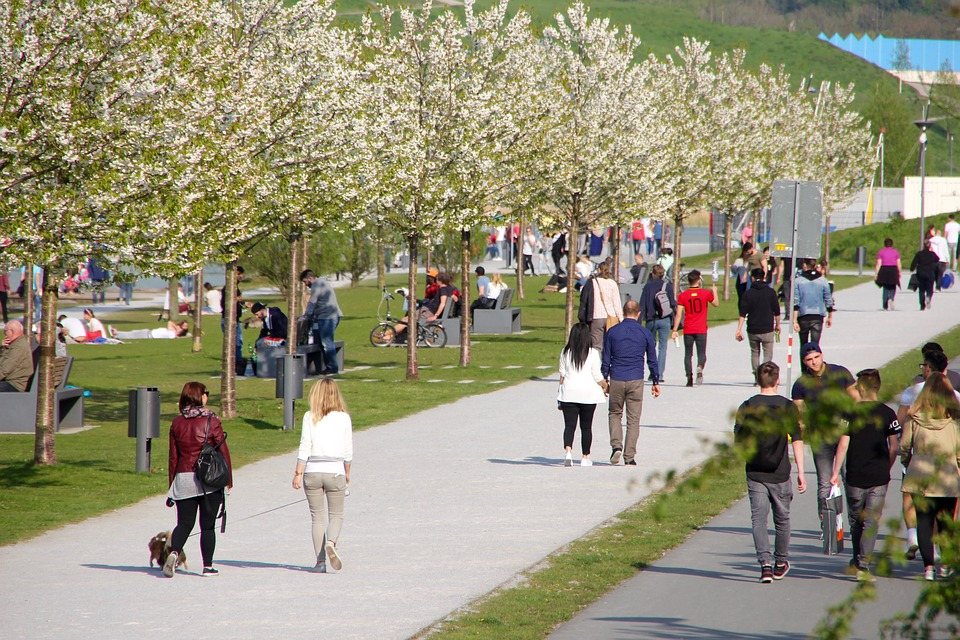
%> input picture Writing/Sections/2AV1/Diagrams/passeioOri.jpg, 960 x 640 px
$ octave intracorr.m   (GNU Octave 9; MATLAB toolbox functions it lacks are replaced by stand-ins)
%> lines starting %> are read from the running program, lines starting %| are printed output that depends on the picture
%% Horizontal shift correlation
% Performs various horizontal shifts to an image, and calculates the
% autocorrelation with the original image
% Made for an example in my master thesis
clear all
close all
clc

%% Parameters
im_in_name = 'passeioOri.jpg';
n_shifts = 10;

%% Calculate Correlation
im_in = imread(im_in_name);
%> im_in is the input picture: size 640x960x3 uint8; mean R, G, B 149.6, 144.9, 120.7
im_in_r = im_in(:,:,1);
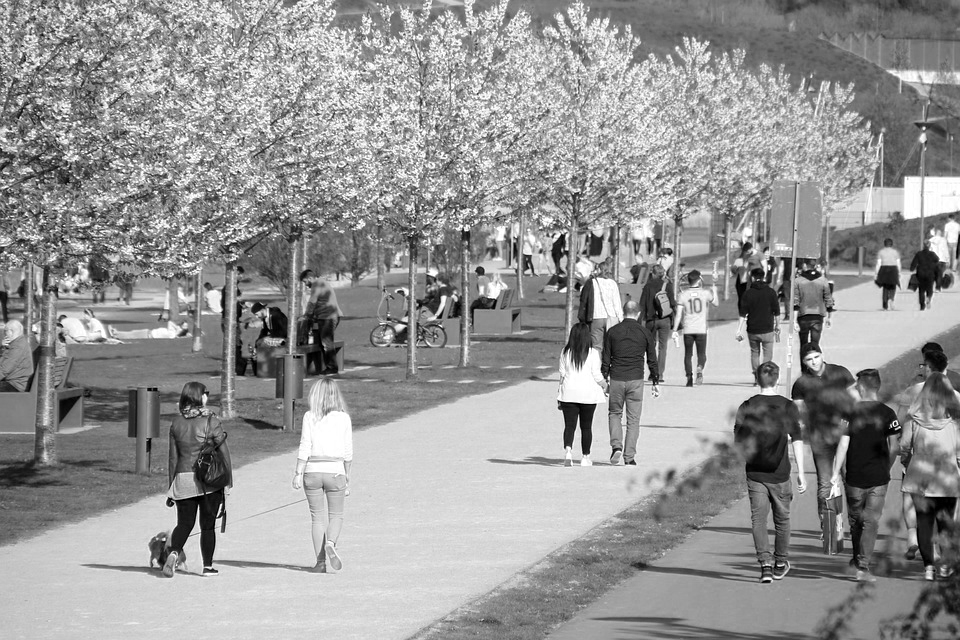
%> im_in_r: size 640x960 uint8; min 0, max 255, mean 149.6
im_in_g = im_in(:,:,2);
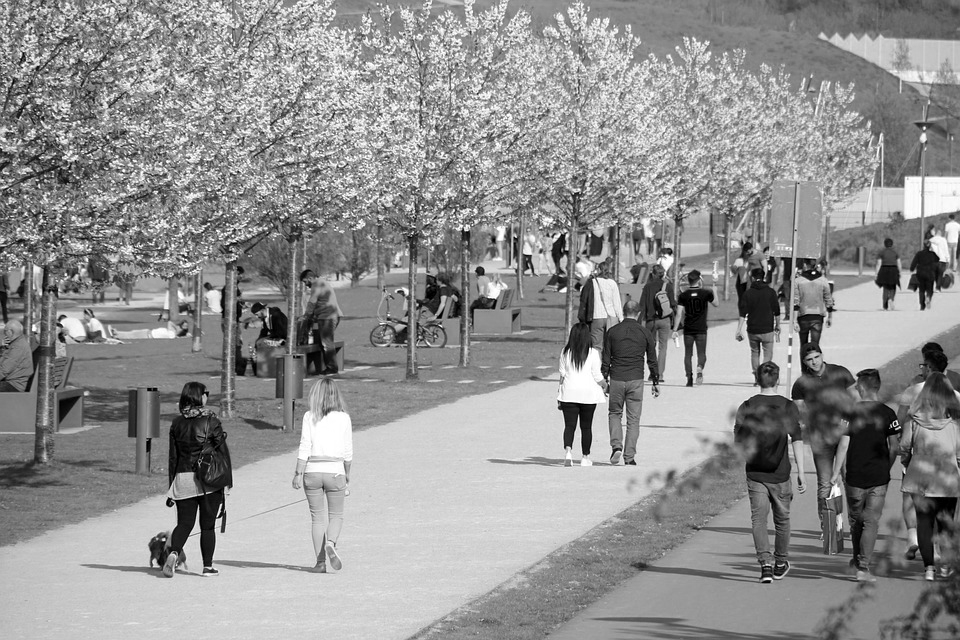
%> im_in_g: size 640x960 uint8; min 0, max 255, mean 144.9
im_in_b = im_in(:,:,3);
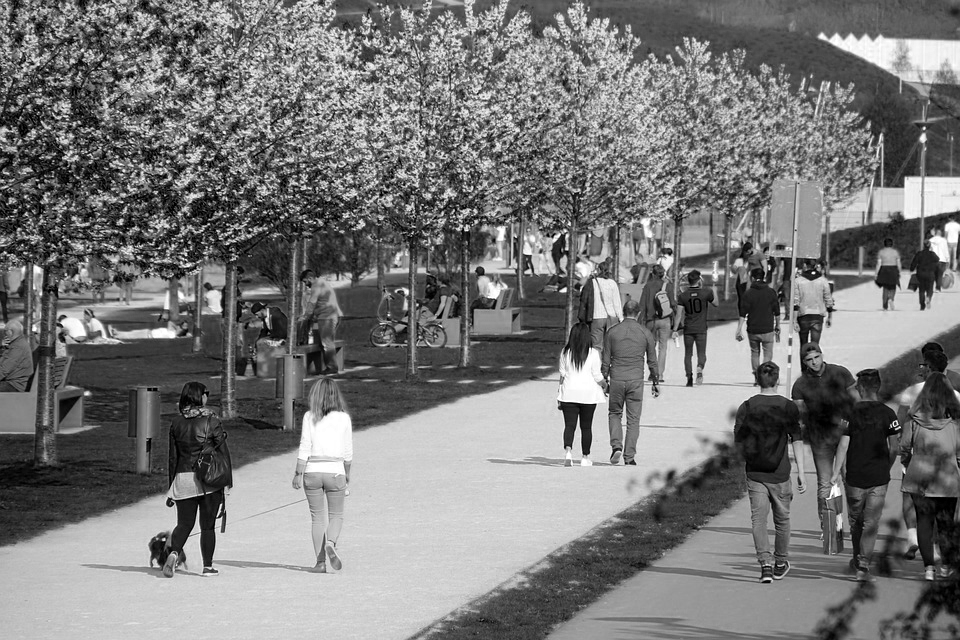
%> im_in_b: size 640x960 uint8; min 0, max 255, mean 120.7

t_size = size(im_in_r);
%> t_size = [640 960]
corr_v = zeros(1,n_shifts+1);
corr_v(1) = sum(sum(corr2(im_in_r,im_in_r)));

for i = 1:n_shifts
    im_temp_r = [zeros(t_size(1),i) im_in_r(:,1:end-i)];
    corr_v(i+1) = sum(sum(corr2(im_in_r,im_temp_r)));
end
%> this loop made 10 passes
%> pass 1, `im_temp_r = [zeros(t_size(1),i) im_in_r(:,1:end-i)];`:
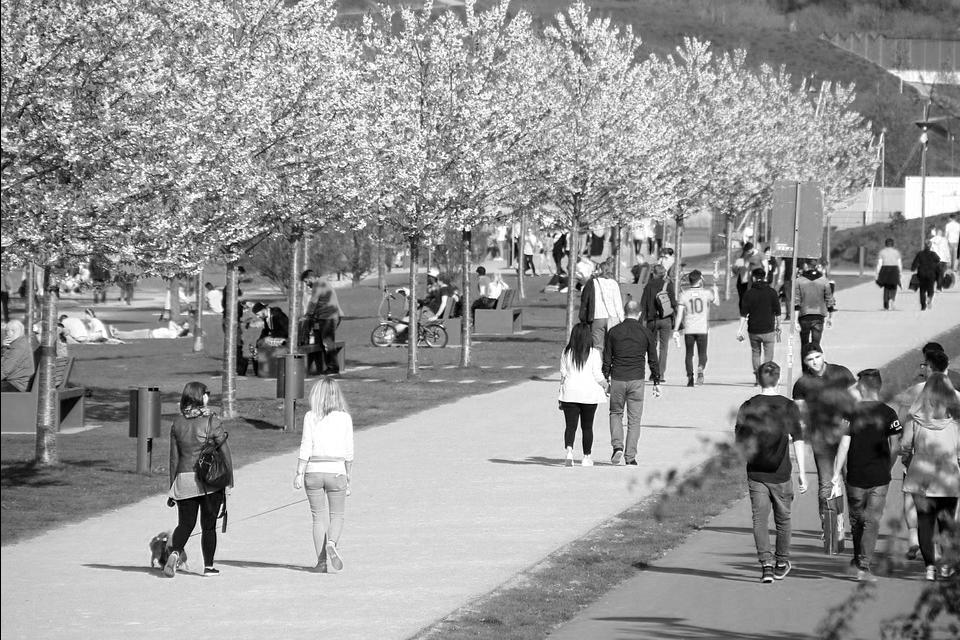
%> im_temp_r: size 640x960 uint8; min 0, max 255, mean 149.5
%> pass 2, `im_temp_r = [zeros(t_size(1),i) im_in_r(:,1:end-i)];`:
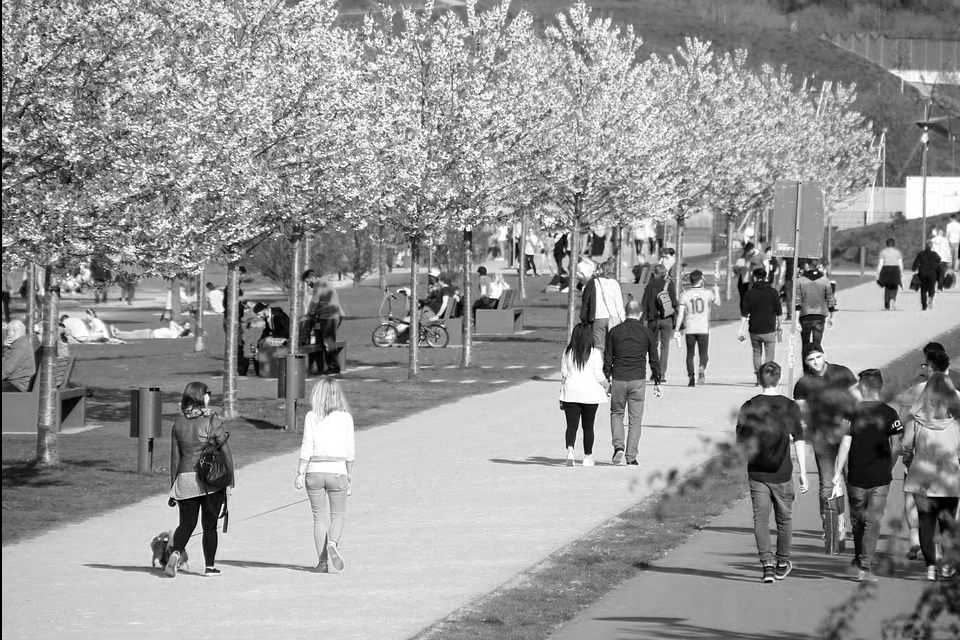
%> im_temp_r: size 640x960 uint8; min 0, max 255, mean 149.4
%> pass 3, `im_temp_r = [zeros(t_size(1),i) im_in_r(:,1:end-i)];`:
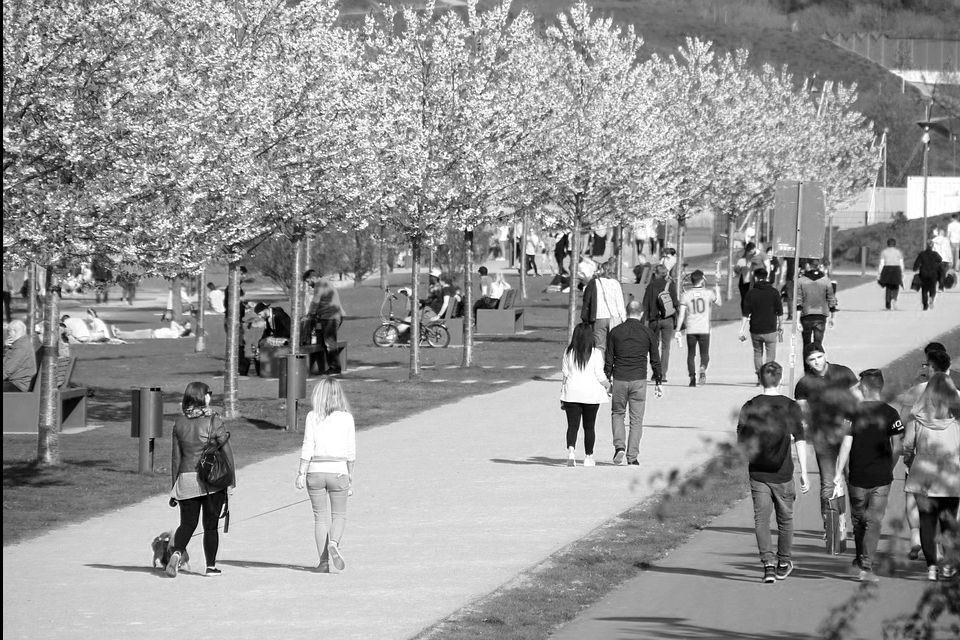
%> im_temp_r: size 640x960 uint8; min 0, max 255, mean 149.2
%> after the loop, corr_v = [1 0.908 0.799 0.742 0.697 0.662 0.633 0.609 0.587 0.569 0.553]

corr_v = corr_v/corr_v(1);

%% Plot values
set(groot, ...
'DefaultFigureColor', 'w', ...
'DefaultAxesLineWidth', 0.5, ...
'DefaultAxesXColor', 'k', ...
'DefaultAxesYColor', 'k', ...
'DefaultAxesFontUnits', 'points', ...
'DefaultAxesFontSize', 20, ...
'DefaultAxesFontName', 'Times', ...
'DefaultLineLineWidth', 4, ...
'DefaultTextFontUnits', 'Points', ...
'DefaultTextFontSize', 20, ...
'DefaultTextFontName', 'Times', ...
'DefaultAxesBox', 'off', ...
'DefaultAxesTickLength', [0.02 0.025]);
% set the tickdirs to go out - need this specific order
set(groot, 'DefaultAxesTickDir', 'out');
set(groot, 'DefaultAxesTickDirMode', 'manual');

figure('units','normalized','outerposition',[0 0 1 1])
plot(0:n_shifts,corr_v);
xlabel('Nº of shifts')
set(gca,'box','off', ...
    'YGrid','on', ...
    'XGrid','off', ...
    'GridLineStyle',':');
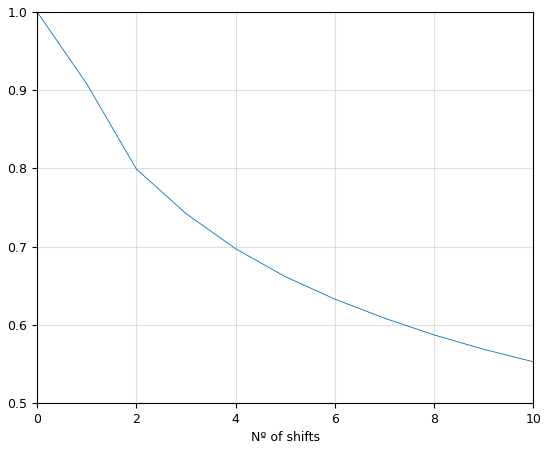
%> figure redrawn from the program's plot data; curve peaks at x = 0, y = 1
print('intracorr.eps','-depsc2')
close;

$ run again, with Writing/Sections/2AV1/Diagrams/paisagemNoise.jpg copied over Writing/Sections/2AV1/Diagrams/passeioOri.jpg
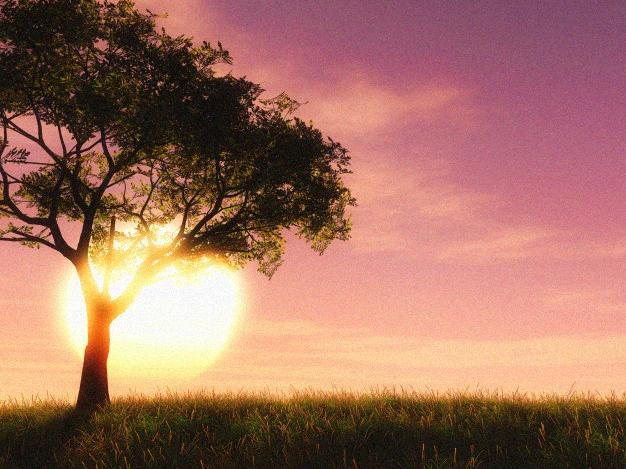
%> input picture Writing/Sections/2AV1/Diagrams/paisagemNoise.jpg, 626 x 469 px
%> im_in is the input picture: size 469x626x3 uint8; mean R, G, B 160.5, 112.3, 97
%> the loop `for i = 1:n_shifts` made 10 passes
%> pass 3, `im_temp_r = [zeros(t_size(1),i) im_in_r(:,1:end-i)];`:
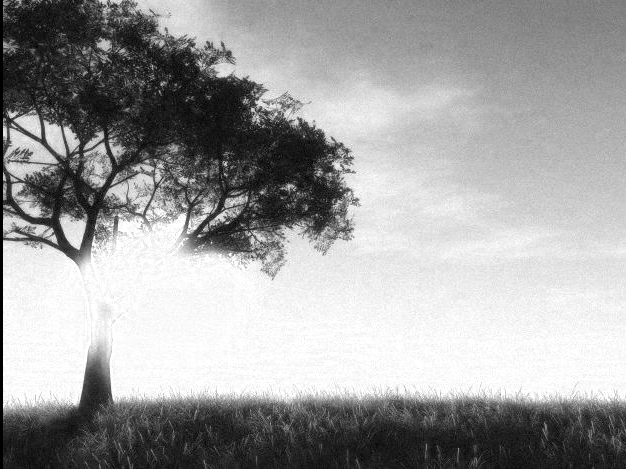
%> im_temp_r: size 469x626 uint8; min 0, max 255, mean 159.7
%> after the loop `for i = 1:n_shifts`: corr_v = [1 0.978 0.962 0.95 0.94 0.93 0.921 0.913 0.906 0.899 0.893]
%> `set(gca,'box','off', 'YGrid','on', 'XGrid','off', 'GridLineStyle',':');`:
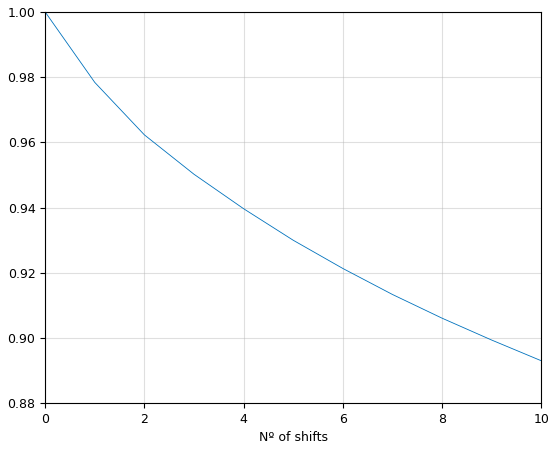
%> figure redrawn from the program's plot data; curve peaks at x = 0, y = 1
